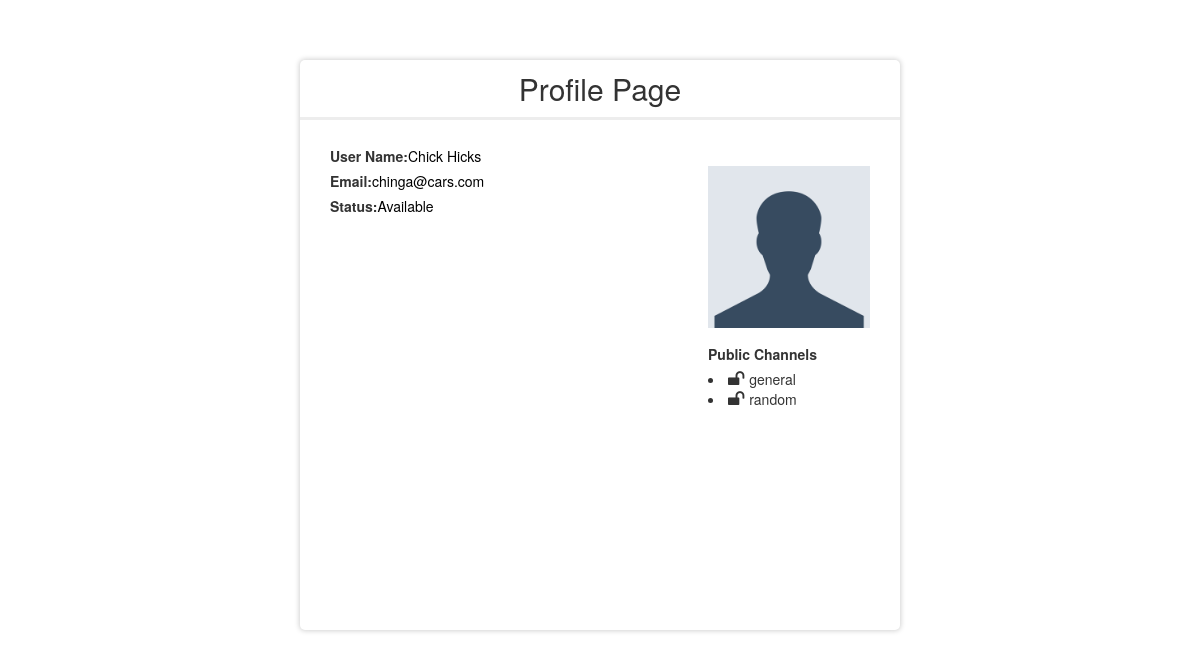
Before: /userProfile.php?email=chinga@cars.com with the older database file.
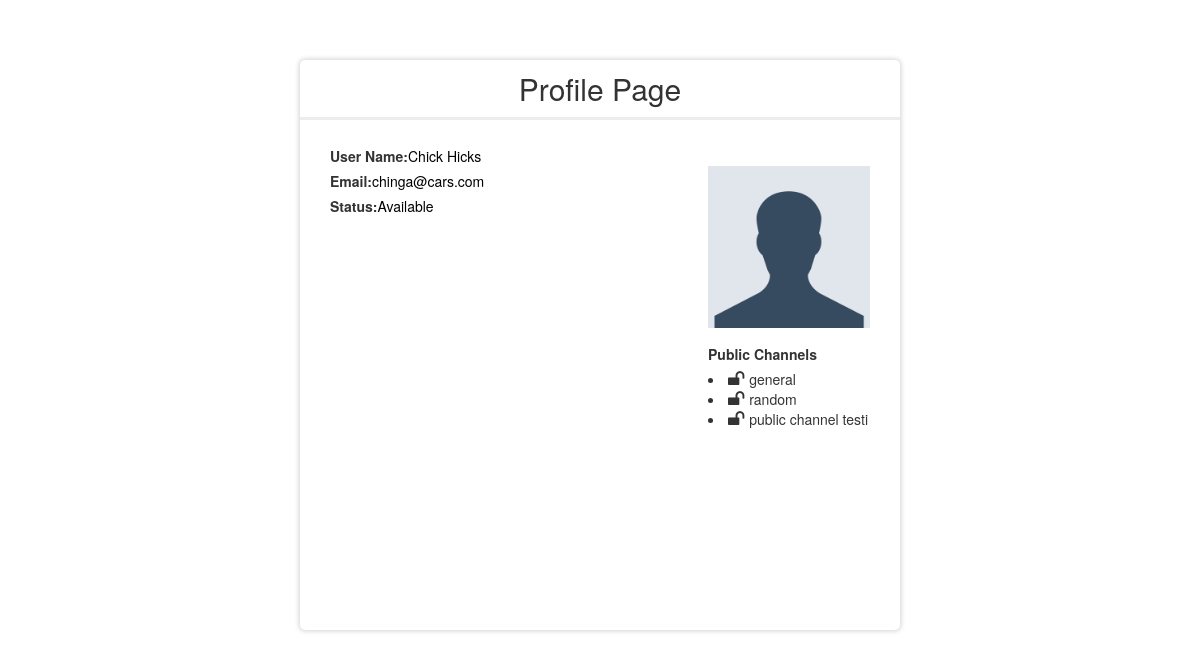
After: the same page with the newer database file.
### tables this page shows
CREATE TABLE IF NOT EXISTS `users` (
  `email` varchar(50) NOT NULL,
  `user_name` varchar(20) NOT NULL,
  `display_name` varchar(20) NOT NULL,
  `status` varchar(50) NOT NULL DEFAULT 'Available',
  `mode_id` int(10) NOT NULL DEFAULT '0',
  `display_pic` varchar(50) NOT NULL DEFAULT 'no pic',
  `description` varchar(200) NOT NULL DEFAULT 'bio',
  `password` varchar(20) NOT NULL,
  `phone_no` int(13) DEFAULT NULL,
  `skype_id` varchar(20) NOT NULL DEFAULT 'skype id',
  `timestamp` timestamp NOT NULL DEFAULT CURRENT_TIMESTAMP ON UPDATE CURRENT_TIMESTAMP
);

CREATE TABLE IF NOT EXISTS `channels` (
  `channel_id` int(20) NOT NULL,
  `channel_name` varchar(200) NOT NULL,
  `purpose` varchar(500) NOT NULL,
  `created_by_user_email` varchar(50) NOT NULL,
  `createdon` timestamp NOT NULL DEFAULT '0000-00-00 00:00:00' ON UPDATE CURRENT_TIMESTAMP,
  `access_specifiers` tinyint(1) NOT NULL DEFAULT '0',
  `isArchive` tinyint(1) NOT NULL DEFAULT '0'
);

### userProfile.php (the view, shortened to what this page needs)
<?php
include_once "sqlQueries.php";
?>
<!DOCTYPE html>
<html>
    <head>
        <link rel="stylesheet" type="text/css" href="./profilePage.css">
        <link rel="stylesheet" href="https://maxcdn.bootstrapcdn.com/bootstrap/3.3.7/css/bootstrap.min.css">
        <link rel="stylesheet" href="https://cdnjs.cloudflare.com/ajax/libs/font-awesome/4.7.0/css/font-awesome.min.css">
    </head>
    <body>
        <div class = "formDiv">
            <h2 >Profile Page</h2>
                <div class="container" style = "height:100%; width:95%;">
                <div class = "leftside" style="float:left;width: 70%;">
                    <label><b>User Name:</b></label><span class="profileStyle"><?php $result = getUserDetails($_GET['email']); echo $result['display_name'] ?></span><br>
                    <label><b>Email:</b></label><span class="profileStyle"><?php $result = getUserDetails($_GET['email']); echo $result['email'] ?></span><br>
                    <label><b>Status:</b></label><span class="profileStyle"><?php $result = getUserDetails($_GET['email']); echo $result['status'] ?></span><br>
                </div>
                <div class ="profilePic" style="width:30%;height:100%;float:right">
                    <img src="./assets/images/homePage.png" width="100%" height="40%" alt="Avatar" class="avatar">
                    <div class = "channels">
                        <label>Public Channels</label>
                        <?php
                            $result =getAllPublicChannels($_GET['email']);
                            echo $result
                        ?>
                    </div>
                </div>
                <div class="clearfix">
                </div>
              </div>
        </div>
    </body>
</html>

### sqlQueries.php (shortened to what this page needs)
<?php
$conn = new mysqli(DB_HOST, DB_USER, DB_PASSWORD,DB_NAME)
	OR die ('Could not connect to MySQL: '.mysql_error());
function getUserDetails($email){
	global $conn;
	$sql = "SELECT * FROM users where email= '".$email."'";
    $result = $conn->query($sql);
    $row = $result->fetch_assoc();
    return $row;
}
function getAllPublicChannels($email){
	global $conn;
	$sql = "SELECT channels.channel_name FROM `userChannels` join channels on userChannels.channel_id=channels.channel_id where userChannels.user_email='$email' and access_specifiers=0";
    $result = mysqli_query($conn, $sql);
    $string = "";
    while(($row = mysqli_fetch_assoc($result)))
	{
    	$string=$string."<li ><i style='font-size: 126%;padding-right: 3%;' class='fa'>&#xf09c;</i>".$row['channel_name']."</li>";
	}
	return $string;
}
 ?>

### profilePage.css (style rules this page uses)
.profileStyle { color:black; }
.formDiv { width: 50%; margin-left: auto; margin-right: auto; margin-top: 5%; box-shadow: 0px 0px 5px 1px lightgrey; border-radius: 5px; }
h2 { text-align: center; padding: 2%; border-bottom: 3px solid #ededed; }
.container { padding: 16px; min-height: 500px }
.channels { margin-top: 10%; }
.clearfix::after { content: ""; clear: both; display: table; }

Changed rows visible on the page:
added channels: channel_name "public channel testi"
